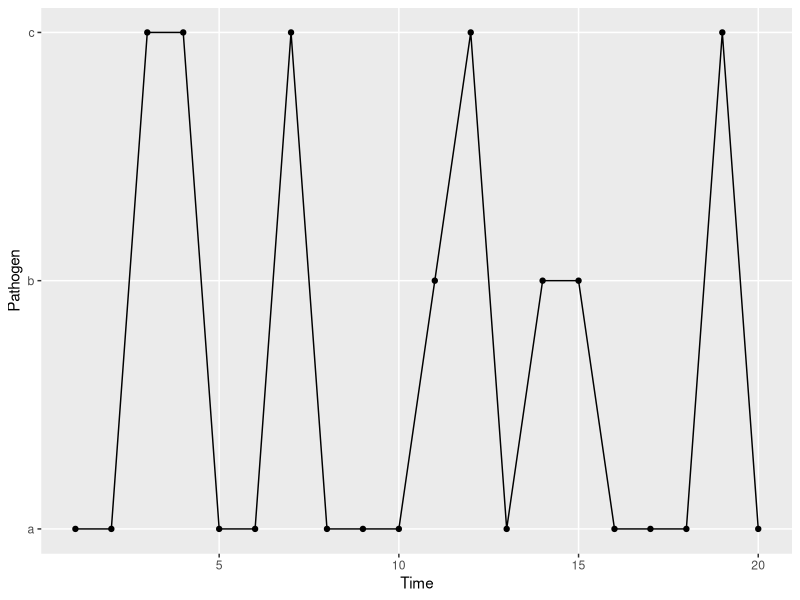
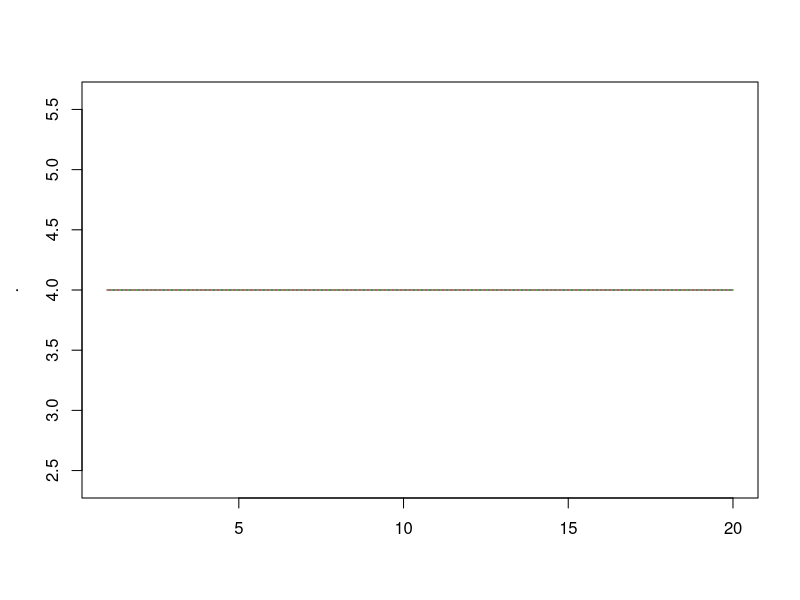
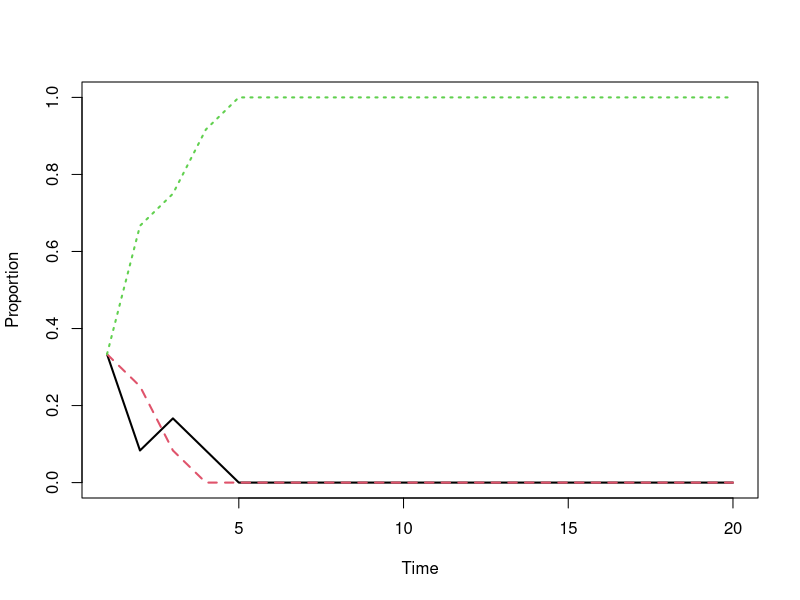

Write R code to recreate these figures, in order.
## ---- chunk 1
rm(list = ls())
library(knitr)
oldSource <- knit_hooks$get("source")
knit_hooks$set(source = function(x, options) {
  x <- oldSource(x, options)
  x <- ifelse(!is.null(options$ref), paste0("\\label{", options$ref,"}", x), x)
  ifelse(!is.null(options$codecap), paste0("\\captionof{chunk}{", options$codecap,"}", x), x)
})
library(ggplot2)
library(testthat)
knitr::opts_chunk$set(cache = FALSE, fig.width = 7, fig.height = 4, 
                      out.extra = '', out.width = "0.6\\textwidth",
                      fig.align='center', fig.pos = "h")
set.seed(01011885)

# You might need to install the package rticles for the formatting to work.
# To build run
# rmarkdown::render('unit_testing.Rmd')
## ---- chunk 2
N <- 12 # infected individuals
t <- 20 # study length
# create the matrix to store the simulation data
I <- matrix(data = NA, nrow = t, ncol = N)

# Initialise the population at t = 1 with a fixed configuration
I[1,] <- rep(x = c("a", "b", "c"), length.out = N)

# At each time step, everyone is re-infected 
#   by someone from the previous time step.
for(t in seq(2, t)){
  I[t,] <- sample(x = I[t-1,], size = N)
}
## ---- chunk 3
library(ggplot2)
d1 <- data.frame(time = seq(t), pathogen = (I[, 1]), stringsAsFactors = TRUE)
ggplot(d1, aes(time, as.numeric(pathogen))) +
  geom_path() +
  geom_point() +
  scale_y_continuous(breaks = seq(3), labels = c('a', 'b', 'c')) +
  labs(y = 'Pathogen', x = 'Time') +
  theme(panel.grid.minor = element_blank())
## ---- chunk 4
apply(I, 1, function(x) table(factor(x, levels = c("a", "b", "c")))) %>% 
      t %>% matplot(type = 'l')
## ---- chunk 5
N <- 12
t <- 20

I <- matrix(data = NA, nrow = t, ncol = N)

I[1,] <- rep(x = c("a", "b", "c"), length.out = N)

for(t in seq(2, t)){
  I[t,] <- sample(x = I[t-1,], size = N, replace = TRUE)
}

## ---- chunk 6
(apply(I, 1, function(x) table(factor(x, levels = c("a", "b", "c")))) / N) %>% 
  t %>% 
  matplot(type = 'l', xlab = 'Time', ylab = 'Proportion', lwd = 2)
## ---- chunk 7
initialisePop <- function(t, N, pathogens){
  I <- matrix(data = NA, nrow = t, ncol = N)
  I[1,] <- rep(x = letters[1:pathogens], length.out = N)
  return(I)
}

updatePop <- function(x, t, N){
  x[t,] <- sample(x = x[t-1,], size = N, replace = TRUE)
  return(x)
}
## ---- chunk 8
pop1 <- initialisePop(t = 2, N = 3, pathogens = 2) 
expect_equal(pop1[1,], c("a", "b", "a"))

pop2 <- initialisePop(t = 2, N = 3, pathogens = 3) 
expect_equal(pop2[1,], c("a", "b", "c"))

pop3 <- initialisePop(t = 2, N = 4, pathogens = 2) 
expect_equal(pop3[1,], c("a", "b", "a", "b"))
## ---- chunk 9
pop1 <- initialisePop(t = 2, N = 3, pathogens = 3) 
expect_equal(dim(pop1), c(2, 3))

pop2 <- initialisePop(t = 6, N = 3, pathogens = 3) 
expect_equal(dim(pop2), c(6, 3))

pop3 <- initialisePop(t = 2, N = 20, pathogens = 3) 
expect_equal(dim(pop3), c(2, 20))

pop4 <- initialisePop(t = 2, N = 10, pathogens = 5) 
expect_equal(length(unique(pop4[1,])), 5)
## ---- chunk 10
pop1 <- initialisePop(t = 20, N = 12, pathogens = 3) 
# expect all except the first row are NAs
expect_true(all(is.na(pop1[-1,]))) 
# expect all 3 pathogens at t = 1
expect_true(all(c("a", "b", "c") %in% pop1[1,])) 

pop2 <- updatePop(pop1, t = 2, N = 12)
# after update expect 1st & 2nd row not to have NAs
expect_true(all(!is.na(pop2[1:2,]))) 
## ---- chunk 11
fullSim <- function(t, N, pathogens){
  pop <- initialisePop(t, N, pathogens) 
  for(i in seq(2, t)){
    pop <- updatePop(pop, i, N)
  }
  return(pop)
}

pop <- fullSim(t = 12, N = 20, pathogens = 3)
expect_true(!any(is.na(pop))) # expect no NAs
# expect all 3 pathogens contained within
expect_true(all(pop %in% c("a", "b", "c"))) 
## ---- chunk 12
chooseInfector <- function(N){
  sample(x = N, size = N, replace = TRUE)
}

newInfectionStatus <- function(old_status, infector_pathogen){
  old_status[infector_pathogen]
}

addInfectionStatus <- function(x, t, new_status){
  x[t,] <- new_status
}

updatePopCombined <- function(x, t, N){
  infector_pathogen <- chooseInfector(N)
  new_status <- newInfectionStatus(x[t-1,], infector_pathogen)
  x[t,] <- addInfectionStatus(x, t, new_status)
  return(x)
}
## ---- chunk 13
pop <- initialisePop(t = 2, N = 3, pathogens = 1) 
pop <- updatePop(pop, t = 2, N = 3)
expect_equal(pop[1,], pop[2,])
## ---- chunk 14
# Collapse each draw into a single string to make comparisons easier.
manyPops <- replicate(300, paste0(chooseInfector(N = 2), collapse = ""))
expect_true(all(manyPops %in% c("11", "22", "12", "21")))
## ---- chunk 15
set.seed(10261985)
n <- 1e3
infector_pathogen <- chooseInfector(n)
expect_true(any(duplicated(infector_pathogen)))

(1 - (1 / n)) ^ choose(n, 2) # probability of failing
## ---- chunk 16
set.seed(11121955)
manySims <- replicate(500, fullSim(t = 20, N = 40, pathogens = 3), 
                      simplify = FALSE)

# Define a function that calculates whether
#   whether the pathogen proportions are the
#   same in the first and last time point.
diffProportions <- function(x){
  !identical(table(x[1, ]), table(x[20, ]))
}

# Check that at least one simulation had 
# non-identical proportions.
expect_true(any(sapply(manySims, diffProportions)))
## ---- chunk 17
expect_error(pop <- fullSim(t = 1:100, N = 4))

fullSim3 <- function(t, N, pathogens){
  stopifnot(t > 1)
  stopifnot(length(t) == 1)
  pop <- initialisePop(t, N, pathogens) 
  for(i in seq(2, t)){
    pop <- updatePop(pop, i, N)
  }
  return(pop)
}
